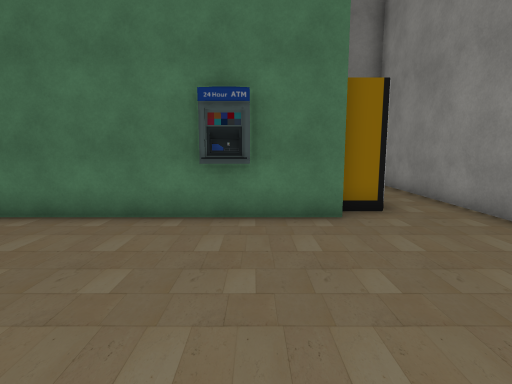
View 1 (above)

13 first-person views from a walk through a scene from a Unity 3-D project. The camera is 1.5 m above the floor, tilts 8° down and sees 80° across. The floor is counted in squares, 1 m on a side. Each view is taken from the middle of a square. On the plan, view 1 faces up. The plan holds only what a view shows up to about 15 squares ahead; the rest is blank. The place goes on beyond the plan. The player character is not drawn. Some surface patterns are stand-ins.

View 2
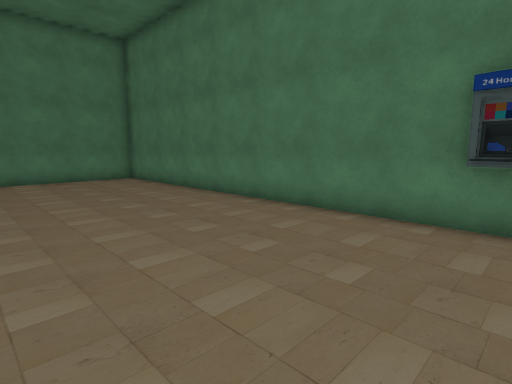

View 3
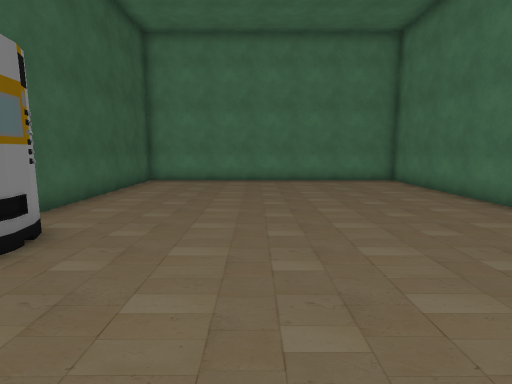

View 4
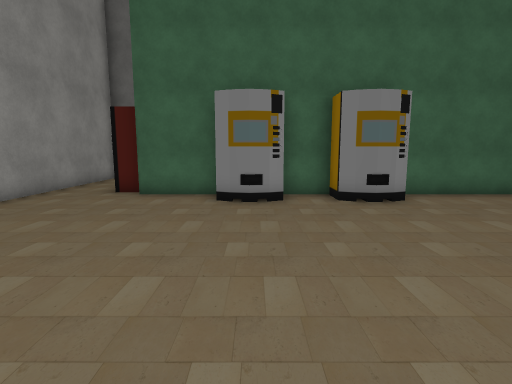

View 5
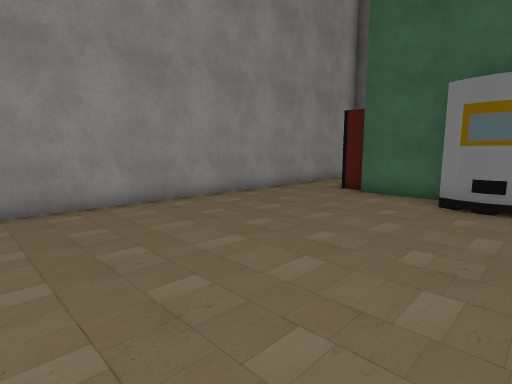

View 6
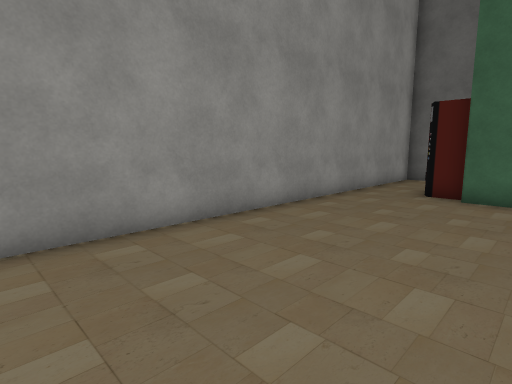

View 7
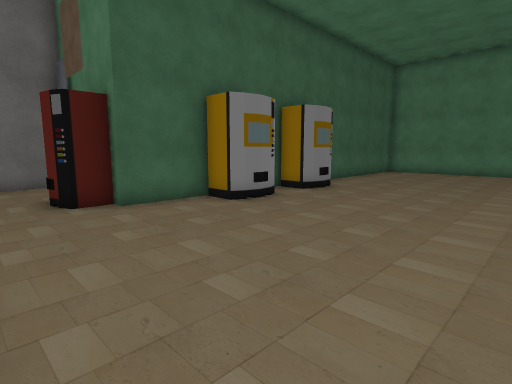

View 8
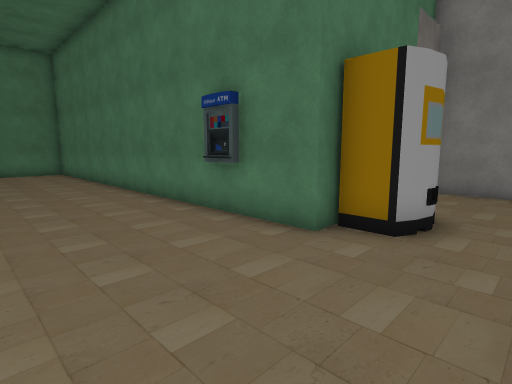

View 9
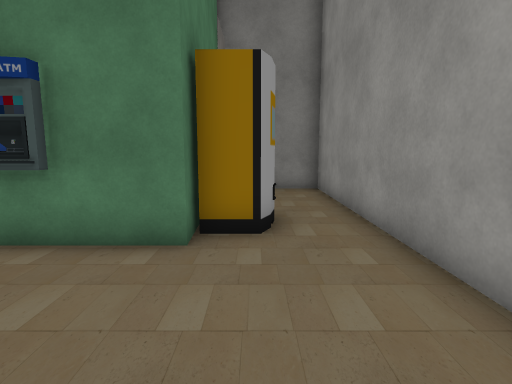

View 10
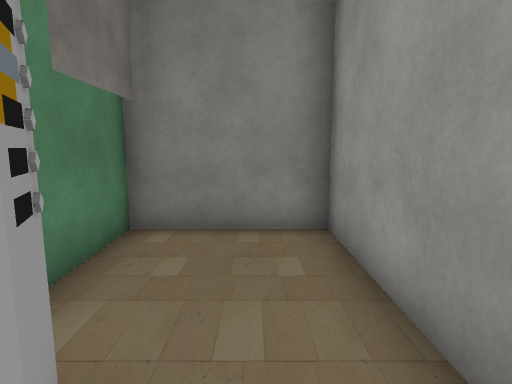

View 11
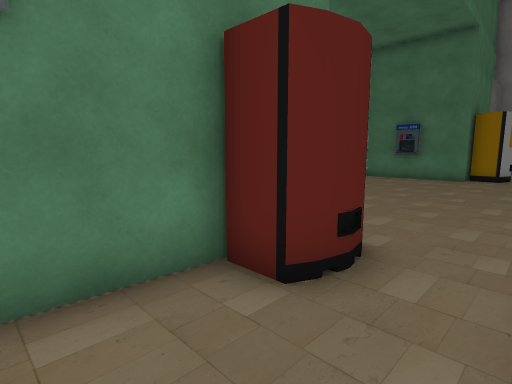

View 12
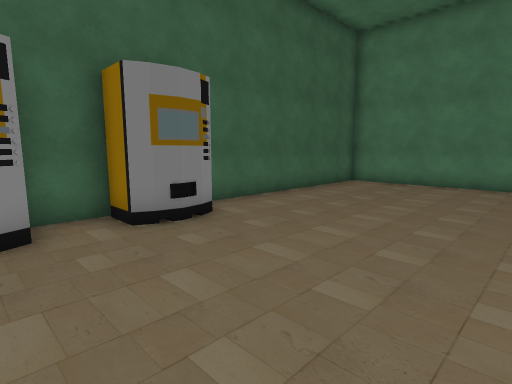

View 13
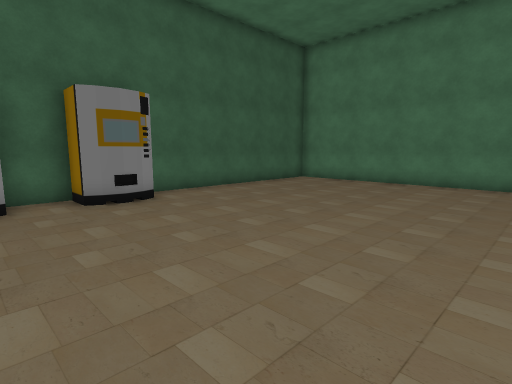

### Floor plan
Points are (right, up) in squares from view 1. A wall is a line through its corners. A room is listed if a view was taken in it or the views show most of it. See-through windows are left out.
Room 1 (views 1, 2, 3, 4, 5, 6, 7, 8, 9, 11, 12, 13)
walls: (-4.9, -3.7) (-4.4, -3.9) (-4.4, -5.1) (-2.9, -5.1); (-2.9, -3.9) (-2.4, -3.7) (-1.8, -3.6) (-1.1, -3.7); (-6.1, -3.7) (-5.4, -3.6) (-4.8, -3.7); (-1.4, -3.7) (-0.8, -3.9) (-0.8, -5.1) (1.9, -5.1) (1.9, -5.6) (2.9, -5.6) (3.1, -6.1); (-6.5, -3.9) (-5.9, -3.7); (3.1, -6) (3.2, -6.5) (3.1, -7.1) (2.9, -7.5) (1.8, -7.5) (1.7, -9.8); (1.9, 8.2) (1.9, 6.6) (-15.8, 6.6) (-15.8, -5.1) (-7, -5.1); (3.4, 8) (3.1, 7.3) (1.9, 7.3); (2.4, -11) (5.4, -11) (5.4, 6.4)
low walls: (-2.4, -3.7) (-1.5, -3.7); (-5.8, -3.7) (-5.1, -3.7)
ways out: opening at (4.5, 7.5) to room 2
Room 2 (view 10)
walls: (3.1, 9.3) (3.3, 8.8); (3.3, 8.9) (3.4, 8.3) (3.3, 7.6); (5.4, 6.4) (5.4, 13.6) (1.6, 13.6) (1.7, 11.2)
ways out: opening at (4.5, 7.5) to room 1

Positions as (right, up) in squares from view 1, and headings:
1: (0, 0), facing up
2: (0, 0), facing up-left
3: (-1, 0), facing left
4: (-2, 5), facing down
5: (-3, 5), facing down-right
6: (0, 5), facing down-right
7: (5, 3), facing down-left
8: (5, 2), facing up-left
9: (3, 2), facing up
10: (4, 8), facing up
11: (5, -10), facing up-left
12: (-2, 2), facing down-left
13: (-2, 5), facing down-left
